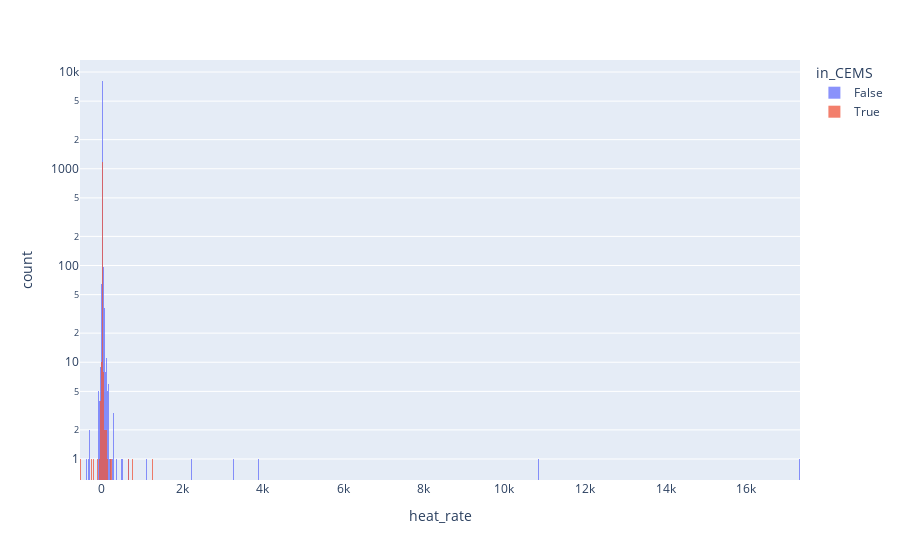

Source (notebook cell):
### Code cell
fig = px.histogram(plants, x="heat_rate", color="in_CEMS", log_y=True)
# Overlay both histograms
fig.update_layout(barmode='overlay')
# Reduce opacity to see both histograms
fig.update_traces(opacity=0.75)

### Figure 1 — Plotly figure (JSON) as saved in the notebook; plotly's stock layout.template omitted (floating-point values rounded to 4 significant figures; data arrays with more than 128 entries replaced by an {"elided": "..."} marker saying what was removed)
{"data": [{"alignmentgroup": "True", "bingroup": "x", "hovertemplate": "in_CEMS=False<br>heat_rate=%{x}<br>count=%{y}<extra></extra>", "legendgroup": "False", "marker": {"color": "#636efa", "pattern": {"shape": ""}}, "name": "False", "offsetgroup": "False", "opacity": 0.75, "orientation": "v", "showlegend": true, "type": "histogram", "x": {"elided": "11409 float values"}, "xaxis": "x", "yaxis": "y"}, {"alignmentgroup": "True", "bingroup": "x", "hovertemplate": "in_CEMS=True<br>heat_rate=%{x}<br>count=%{y}<extra></extra>", "legendgroup": "True", "marker": {"color": "#EF553B", "pattern": {"shape": ""}}, "name": "True", "offsetgroup": "True", "opacity": 0.75, "orientation": "v", "showlegend": true, "type": "histogram", "x": {"elided": "1262 float values"}, "xaxis": "x", "yaxis": "y"}], "layout": {"barmode": "overlay", "legend": {"title": {"text": "in_CEMS"}, "tracegroupgap": 0}, "margin": {"t": 60}, "xaxis": {"anchor": "y", "domain": [0, 1], "title": {"text": "heat_rate"}}, "yaxis": {"anchor": "x", "domain": [0, 1], "title": {"text": "count"}, "type": "log"}}}
